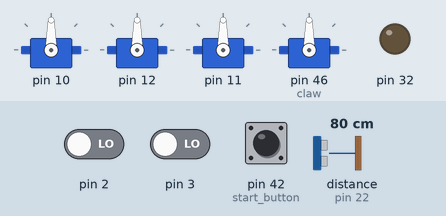
Recording of a sketch running on a simulated Arduino Mega 2560, built with avr-gcc and run on an emulated ATmega2560. Shown: 4 × servo, output pins drawn as LEDs (lit = HIGH). The test bench sets the inputs (shaded band); at power-on: pin 42 (start_button) HIGH, distance to the obstacle (sensor on pin 22) 80 cm, pin 2 LOW, pin 3 LOW.

Above: at 0.8 s.
0.9 s: pin 42 (start_button) pulled LOW for 0.15 s
At 3.4 s:
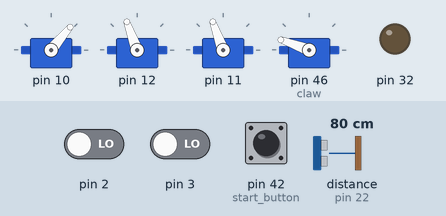
4.0 s: distance to the obstacle (sensor on pin 22) set to 18 cm
At 4.0 s:
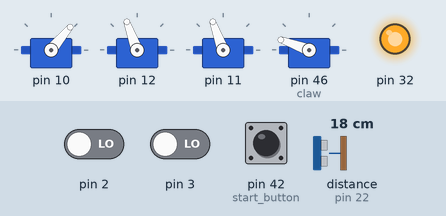
6.4 s: distance to the obstacle (sensor on pin 22) set to 13 cm
At 7.0 s:
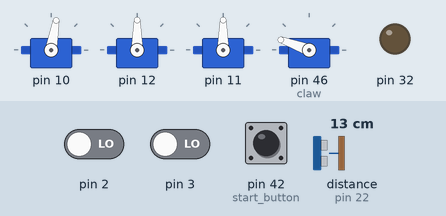
Timing chart, 0 to 14.0 s (numbered marks = the images above; inputs shaded):
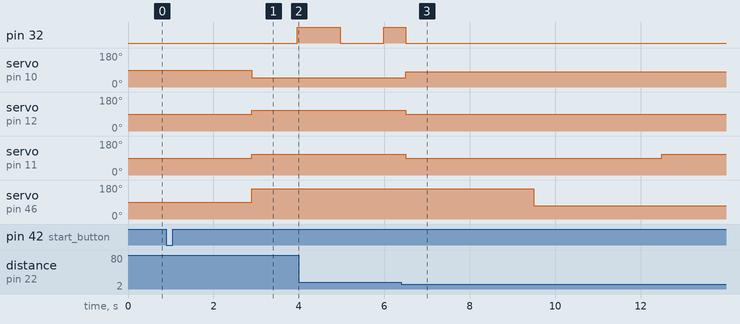

The sketch:

rabbit.ino
```cpp
#include <Servo.h>
#include <Wire.h>
#include <Adafruit_Sensor.h>
#include <Adafruit_HMC5883_U.h>

#include <Messages.h>
#include <Wheels.h>
#include <Ping.h>
#include <AsyncServo.h>
#include <Pneumatic.h>
#include <CompassSensor.h>

void setup()
{
    const int
        start_button = 42,
        forward_l    = 130,
        forward_r    = 110,
        backward_l   = 50,
        backward_r   = 70,
        stop         = 90,
        claw_open    = 160,
        claw_close   = 70;

    Servo claw;
    AsyncServo arm(10, 80);
    Pneumatic jump(32);
    Ping ping(22);
    Compass compass(12345);

    pinMode(start_button, INPUT_PULLUP);
    Wheels::init(2, 4, 12, 3, 5, 11);
    Wheels::write(90);
    claw.attach(46);
    jump.down();
    Serial3.begin(9600);

    while (digitalRead(start_button));

    Serial3.print(Messages::start);
    Serial3.print(Messages::start);
    Serial3.print(Messages::start);

    delay(2000);

    Wheels::write(forward_r, forward_r);
    arm.motor.write(50);
    claw.write(claw_open);
    jump.up_and_down_start();

    while (ping.over(15)) {
        jump.up_and_down();
        delay(100);
    }

    jump.down();
    arm.motor.write(80);
    Wheels::write(stop);

    delay(3000);

    claw.write(claw_close);

    delay(3000);

    Wheels::write(stop, forward_r);
    Wheels::reset_encoder();

    while (Wheels::avg_encoder() < 4580);

    Wheels::write(stop);

    delay(500);

    Wheels::write(forward_r, forward_r);

    while (ping.over(40)) {
        delay(100);
    }

    arm.motor.write(40);

    while (ping.over(6)) {
        delay(100);
    }

    arm.motor.write(80);

    Wheels::write(stop);
    claw.write(claw_open);

    delay(500);

    Wheels::write(backward_r);

    while (ping.cm() < 50) {
        delay(100);
    }

    Wheels::write(stop);
    arm.motor.write(100);

    delay(500);

    arm.motor.write(90);
}

void loop() {}
```

Measured:
- the behaviour switches between 16 and 15 cm on distance to the obstacle (sensor on pin 22) (found by bisection; images 2 and 3)
- after the input at 0.9 s, pin 32: LOW → HIGH after 3.1 s; servo on pin 10: 90° → 50° after 2.0 s; servo on pin 12, servo on pin 11: 90° → 110° after 2.0 s; servo on pin 46 (claw): 90° → 160° after 2.0 s
- after the input at 6.4 s, servo on pin 10: 50° → 80° after 0.10 s; servo on pin 12: 110° → 90° after 0.10 s; servo on pin 11: 110° → 90° after 0.10 s, → 110° 6.0 s later; servo on pin 46 (claw): 160° → 70° after 3.1 s
